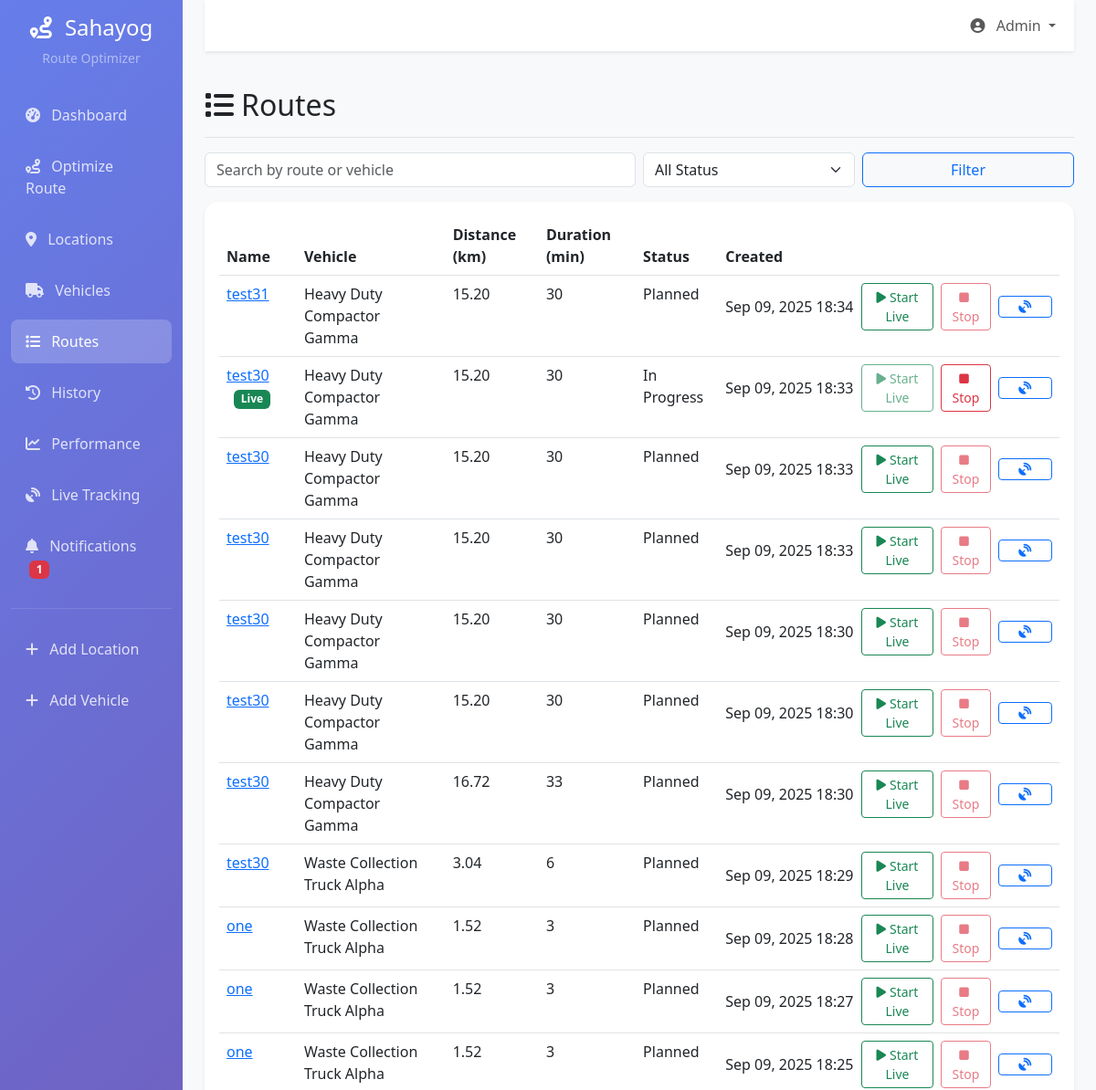
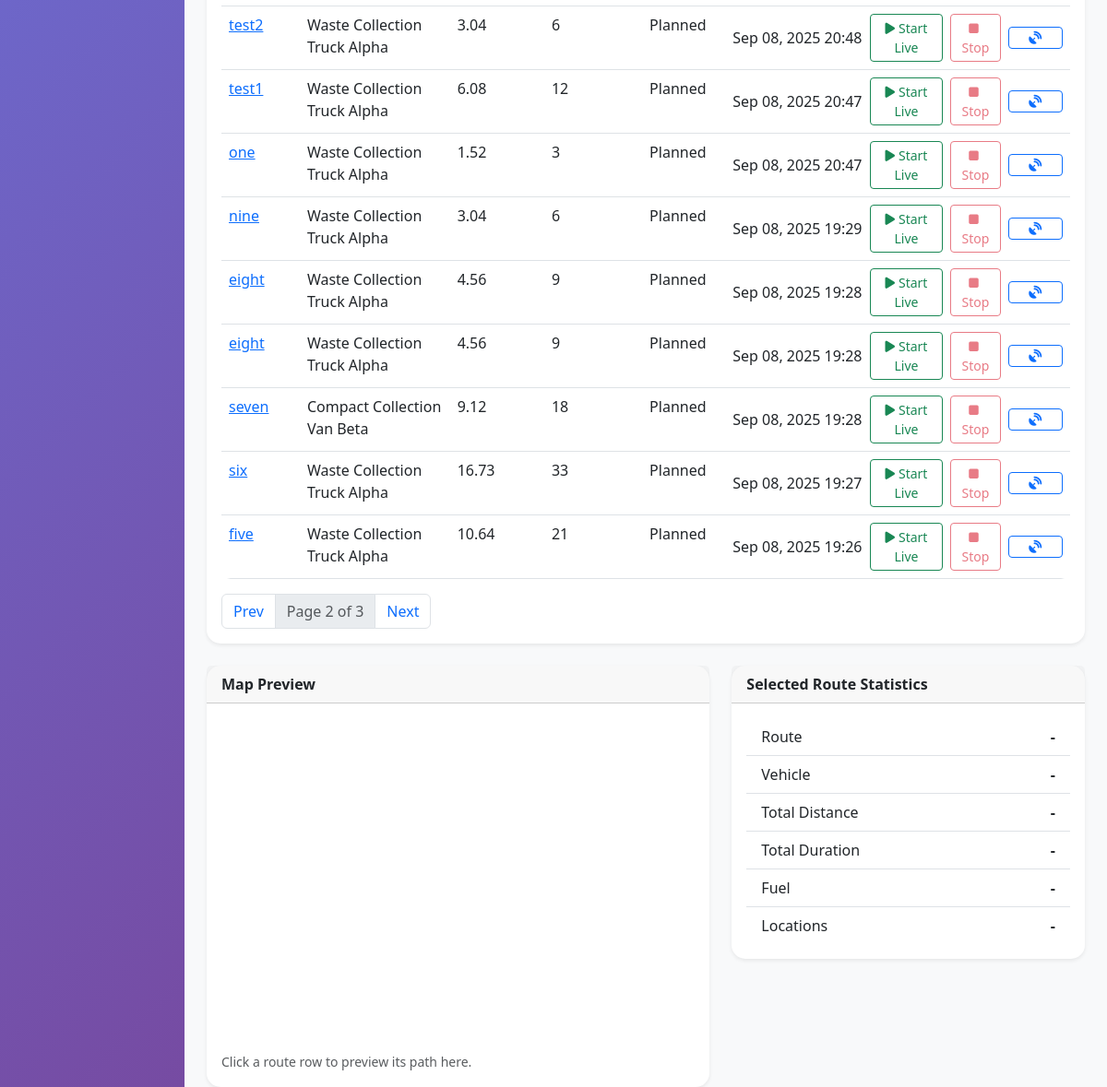
The app's page /route-optimizer/routes/?page=2&search=&status= with its own data (2 pictures, top to bottom).
### route_optimizer/models.py (models this page shows, shortened)
class OptimizedRoute(models.Model):
    route_name = models.CharField(max_length=200)
    vehicle = models.ForeignKey(Vehicle, on_delete=models.CASCADE, related_name='routes')
    locations = models.ManyToManyField(Location, through='RouteLocation')
    total_distance = models.DecimalField(
        max_digits=8,
        decimal_places=2,
        help_text="Total distance in kilometers"
    )
    total_duration = models.IntegerField(
        help_text="Total duration in minutes"
    )
    estimated_fuel_consumption = models.DecimalField(
        max_digits=6,
        decimal_places=2,
        help_text="Estimated fuel consumption in liters"
    )
    total_waste_volume = models.DecimalField(
        max_digits=8,
        decimal_places=2,
        help_text="Total waste volume in liters"
    )
    status = models.CharField(max_length=20, choices=[
        ('planned', 'Planned'),
        ('in_progress', 'In Progress'),
        ('completed', 'Completed'),
        ('cancelled', 'Cancelled'),
    ], default='planned')
    created_at = models.DateTimeField(auto_now_add=True)
    updated_at = models.DateTimeField(auto_now=True)
    class Meta:
        db_table = 'optimized_routes'
        indexes = [
            models.Index(fields=['status', 'created_at']),
        ]

class Vehicle(models.Model):
    name = models.CharField(max_length=200)
    vehicle_type = models.CharField(max_length=50, choices=[
        ('truck', 'Truck'),
        ('van', 'Van'),
        ('tractor', 'Tractor'),
        ('compactor', 'Compactor'),
    ])
    capacity = models.DecimalField(
        max_digits=8,
        decimal_places=2,
        help_text="Capacity in liters"
    )
    fuel_efficiency = models.DecimalField(
        max_digits=5,
        decimal_places=2,
        help_text="Fuel efficiency in km/l"
    )
    current_latitude = models.DecimalField(max_digits=9, decimal_places=6, blank=True, null=True)
    current_longitude = models.DecimalField(max_digits=9, decimal_places=6, blank=True, null=True)
    is_available = models.BooleanField(default=True)
    created_at = models.DateTimeField(auto_now_add=True)
    updated_at = models.DateTimeField(auto_now=True)
    class Meta:
        db_table = 'vehicles'
        indexes = [
            models.Index(fields=['vehicle_type', 'is_available']),
        ]

### route_optimizer/views.py (the view)
# urls.py: path('routes/', views.routes_list, name='routes_list'),
def routes_list(request):
    search_query = request.GET.get('search', '')
    status_filter = request.GET.get('status', '')
    routes_list = OptimizedRoute.objects.all().order_by('-created_at')
    if search_query:
        routes_list = routes_list.filter(
            Q(route_name__icontains=search_query) |
            Q(vehicle__name__icontains=search_query)
        )
    if status_filter:
        routes_list = routes_list.filter(status=status_filter)
    paginator = Paginator(routes_list, 20)
    page_number = request.GET.get('page')
    page_obj = paginator.get_page(page_number)
    context = {
        'page_obj': page_obj,
        'search_query': search_query,
        'status_filter': status_filter,
        'status_choices': OptimizedRoute._meta.get_field('status').choices,
    }
    return render(request, 'route_optimizer/routes_list.html', context)

### route_optimizer/context_processors.py (called while the page is built)
def unread_notifications_count(request):
    try:
        count = Notification.objects.filter(is_read=False).count()
    except Exception:
        count = 0
    return {'unread_notifications_count': count}

### templates/route_optimizer/routes_list.html (shortened to what this page needs)
{% extends 'base.html' %}
{% block content %}
<div class="d-flex justify-content-between align-items-center pt-3 pb-2 mb-3 border-bottom">
    <h1 class="h2"><i class="fas fa-list me-2"></i>Routes</h1>
</div>
<form class="row g-2 mb-3">
    <div class="col-md-6">
        <input class="form-control" name="search" value="{{ search_query }}" placeholder="Search by route or vehicle" />
    </div>
    <div class="col-md-3">
        <select class="form-select" name="status">
            <option value="">All Status</option>
        </select>
    </div>
    <div class="col-md-3">
        <button class="btn btn-outline-primary w-100" type="submit">Filter</button>
    </div>
</form>
<div class="card">
  <div class="card-body">
    {% if page_obj.object_list %}
    <div class="table-responsive">
      <table class="table table-hover">
        <thead>
          <tr>
            <th>Name</th><th>Vehicle</th><th>Distance (km)</th><th>Duration (min)</th><th>Status</th><th>Created</th>
          </tr>
        </thead>
        <tbody>
        {% for r in page_obj.object_list %}
          <tr class="route-row" data-route-id="{{ r.id }}" style="cursor:pointer">
            <td>
              <a href="{% url 'route_optimizer:route_details' r.id %}">{{ r.route_name }}</a>
              {% if r.status == 'in_progress' %}
                <span class="badge bg-success ms-2">Live</span>
              {% endif %}
            </td>
            <td>{{ r.vehicle.name }}</td>
            <td>{{ r.total_distance|floatformat:2 }}</td>
            <td>{{ r.total_duration }}</td>
            <td>{{ r.get_status_display }}</td>
            <td>
              <div class="d-flex align-items-center gap-2">
                <span class="text-nowrap">{{ r.created_at|date:"M d, Y H:i" }}</span>
                <button class="btn btn-sm btn-outline-success btn-start" data-route-id="{{ r.id }}" data-stop="0" onclick="event.stopPropagation(); return startTracking({{ r.id }});" {% if r.status == 'in_progress' %}disabled{% endif %}>
                  <i class="fas fa-play me-1"></i>Start Live
                </button>
                <button class="btn btn-sm btn-outline-danger btn-stop" data-route-id="{{ r.id }}" onclick="event.stopPropagation(); return stopTracking({{ r.id }});" {% if r.status != 'in_progress' %}disabled{% endif %}>
                  <i class="fas fa-stop me-1"></i>Stop
                </button>
                <a href="{% url 'route_optimizer:real_time_tracking' %}"
                   class="btn btn-sm btn-outline-primary d-inline-flex align-items-center justify-content-center px-0"
                   style="width: 72px;"
                   onclick="event.stopPropagation();"
                   data-bs-toggle="tooltip"
                   title="Live Tracking">
                  <i class="fas fa-satellite-dish"></i><span class="visually-hidden">Live</span>
                </a>
              </div>
            </td>
          </tr>
        {% endfor %}
        </tbody>
      </table>
    </div>
    <nav>
      <ul class="pagination mb-0">
        {% if page_obj.has_previous %}
          <li class="page-item"><a class="page-link" href="?page={{ page_obj.previous_page_number }}&search={{ search_query }}&status={{ status_filter }}">Prev</a></li>
        {% endif %}
        <li class="page-item disabled"><span class="page-link">Page {{ page_obj.number }} of {{ page_obj.paginator.num_pages }}</span></li>
        {% if page_obj.has_next %}
          <li class="page-item"><a class="page-link" href="?page={{ page_obj.next_page_number }}&search={{ search_query }}&status={{ status_filter }}">Next</a></li>
        {% endif %}
      </ul>
    </nav>
    {% else %}
      <p class="mb-0 text-muted">No routes yet. Create one in Optimize Route.</p>
    {% endif %}
  </div>
</div>
<div class="row mt-4">
  <div class="col-lg-7">
    <div class="card">
      <div class="card-header"><strong>Map Preview</strong></div>
      <div class="card-body">
        <div id="routesMap" style="height: 360px; width: 100%;"></div>
        <small class="text-muted">Click a route row to preview its path here.</small>
      </div>
    </div>
  </div>
  <div class="col-lg-5">
    <div class="card">
      <div class="card-header"><strong>Selected Route Statistics</strong></div>
      <div class="card-body">
        <ul class="list-group list-group-flush" id="routeStats">
          <li class="list-group-item d-flex justify-content-between"><span>Route</span><strong id="statName">-</strong></li>
          <li class="list-group-item d-flex justify-content-between"><span>Vehicle</span><strong id="statVehicle">-</strong></li>
          <li class="list-group-item d-flex justify-content-between"><span>Total Distance</span><strong id="statDistance">-</strong></li>
          <li class="list-group-item d-flex justify-content-between"><span>Total Duration</span><strong id="statDuration">-</strong></li>
          <li class="list-group-item d-flex justify-content-between"><span>Fuel</span><strong id="statFuel">-</strong></li>
          <li class="list-group-item d-flex justify-content-between"><span>Locations</span><strong id="statCount">-</strong></li>
        </ul>
      </div>
    </div>
  </div>
</div>
{% endblock %}

### templates/base.html (style rules this page uses)
.card { border: none; border-radius: 15px; box-shadow: 0 0.125rem 0.25rem rgba(0, 0, 0, 0.075); transition: transform 0.2s ease; }
.table { border-radius: 10px; overflow: hidden; }

### records on screen
OptimizedRoute: route_name "test31", vehicle.name "Heavy Duty Compactor Gamma", total_distance "15.20", total_duration "30", status "Planned", created_at "Sep 09, 2025 18:34"
OptimizedRoute: route_name "test30", shows "Live", vehicle.name "Heavy Duty Compactor Gamma", total_distance "15.20", total_duration "30", status "In Progress", created_at "Sep 09, 2025 18:33"
OptimizedRoute: route_name "test30", vehicle.name "Heavy Duty Compactor Gamma", total_distance "15.20", total_duration "30", status "Planned", created_at "Sep 09, 2025 18:33"
OptimizedRoute: route_name "test30", vehicle.name "Heavy Duty Compactor Gamma", total_distance "15.20", total_duration "30", status "Planned", created_at "Sep 09, 2025 18:33"
OptimizedRoute: route_name "test30", vehicle.name "Heavy Duty Compactor Gamma", total_distance "15.20", total_duration "30", status "Planned", created_at "Sep 09, 2025 18:30"
OptimizedRoute: route_name "test30", vehicle.name "Heavy Duty Compactor Gamma", total_distance "15.20", total_duration "30", status "Planned", created_at "Sep 09, 2025 18:30"
OptimizedRoute: route_name "test30", vehicle.name "Heavy Duty Compactor Gamma", total_distance "16.72", total_duration "33", status "Planned", created_at "Sep 09, 2025 18:30"
OptimizedRoute: route_name "test30", vehicle.name "Waste Collection Truck Alpha", total_distance "3.04", total_duration "6", status "Planned", created_at "Sep 09, 2025 18:29"
OptimizedRoute: route_name "one", vehicle.name "Waste Collection Truck Alpha", total_distance "1.52", total_duration "3", status "Planned", created_at "Sep 09, 2025 18:28"
OptimizedRoute: route_name "one", vehicle.name "Waste Collection Truck Alpha", total_distance "1.52", total_duration "3", status "Planned", created_at "Sep 09, 2025 18:27"
OptimizedRoute: route_name "one", vehicle.name "Waste Collection Truck Alpha", total_distance "1.52", total_duration "3", status "Planned", created_at "Sep 09, 2025 18:25"
OptimizedRoute: route_name "test2", vehicle.name "Waste Collection Truck Alpha", total_distance "3.04", total_duration "6", status "Planned", created_at "Sep 08, 2025 20:48"
OptimizedRoute: route_name "test1", vehicle.name "Waste Collection Truck Alpha", total_distance "6.08", total_duration "12", status "Planned", created_at "Sep 08, 2025 20:47"
OptimizedRoute: route_name "one", vehicle.name "Waste Collection Truck Alpha", total_distance "1.52", total_duration "3", status "Planned", created_at "Sep 08, 2025 20:47"
OptimizedRoute: route_name "nine", vehicle.name "Waste Collection Truck Alpha", total_distance "3.04", total_duration "6", status "Planned", created_at "Sep 08, 2025 19:29"
OptimizedRoute: route_name "eight", vehicle.name "Waste Collection Truck Alpha", total_distance "4.56", total_duration "9", status "Planned", created_at "Sep 08, 2025 19:28"
OptimizedRoute: route_name "eight", vehicle.name "Waste Collection Truck Alpha", total_distance "4.56", total_duration "9", status "Planned", created_at "Sep 08, 2025 19:28"
OptimizedRoute: route_name "seven", vehicle.name "Compact Collection Van Beta", total_distance "9.12", total_duration "18", status "Planned", created_at "Sep 08, 2025 19:28"
OptimizedRoute: route_name "six", vehicle.name "Waste Collection Truck Alpha", total_distance "16.73", total_duration "33", status "Planned", created_at "Sep 08, 2025 19:27"
OptimizedRoute: route_name "five", vehicle.name "Waste Collection Truck Alpha", total_distance "10.64", total_duration "21", status "Planned", created_at "Sep 08, 2025 19:26"

### other values on screen
{{ unread_notifications_count }} "1"
{{ page_obj.number }} "2"
{{ page_obj.paginator.num_pages }} "3"
